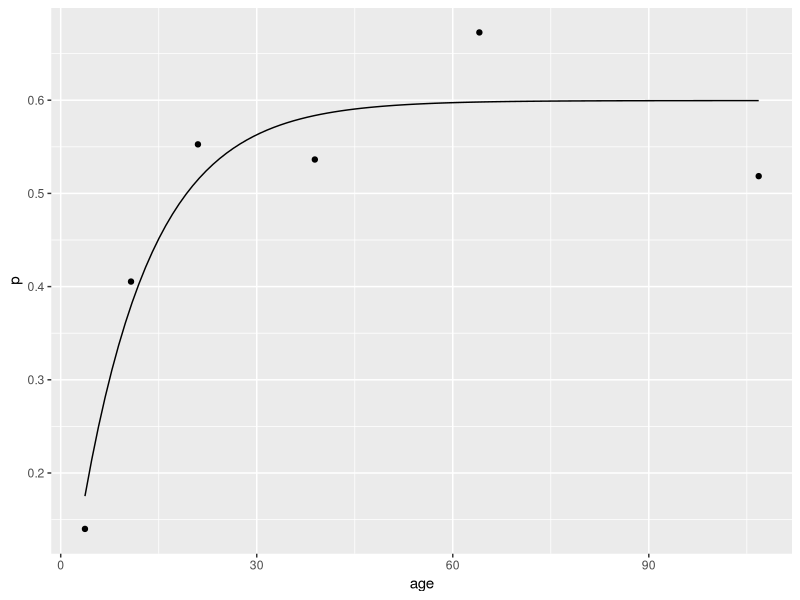
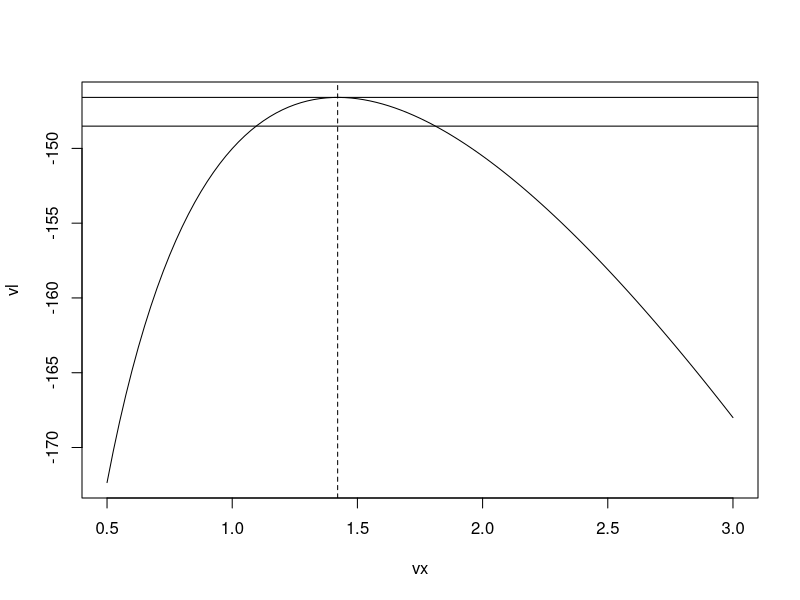
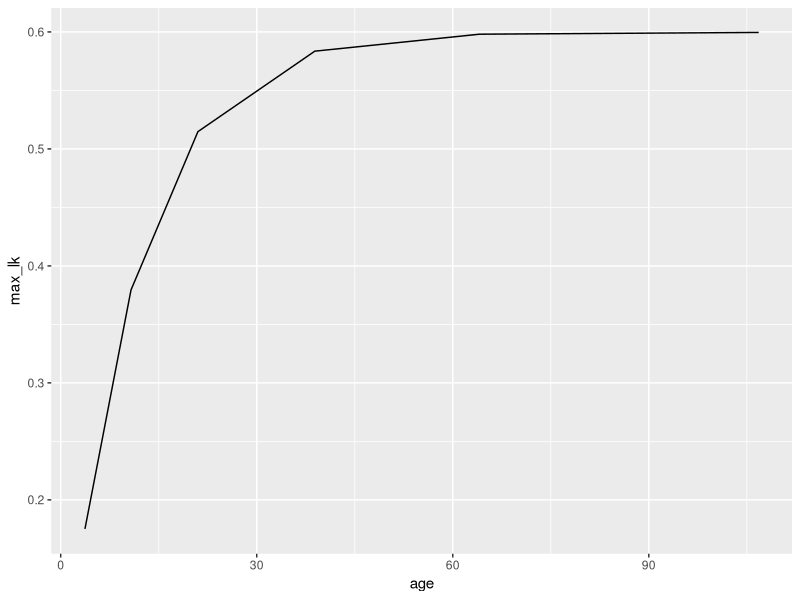
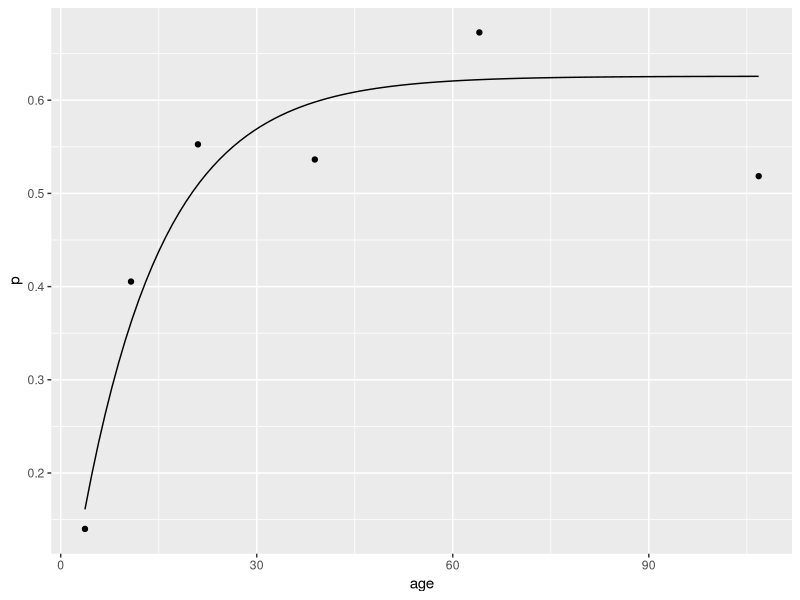

The R script that drew these images, in order:
## ---- chunk 1
knitr::opts_chunk$set(echo = TRUE)
## ---- chunk 2
library(tidyverse)
## ---- chunk 3
Lccm1 <- function(theta,data) {
  
  # theta : vector of length two, including h, r (parameters to be maximized)
  # h = seroconversion rate, r = seroreversion rate
  # (to maximize over a single parameter, e.g. h, replace theta with
  # separate args for h and r and pass an r value to the function)
  # data : data frame with columns = age / n / k

  h <- rep(theta[1],nrow(data)) #incidence rate
  r <- rep(theta[2],nrow(data)) #recovery rate
  t <- data[,1] #time(age strata)
  n <- data[,2] #number tested
  k <- data[,3] #number positive
  
  # probability of infection in time t
  p <- h/(r+h)*(1-exp(-(r+h)*t)) 
  
  # negative log likelihood function
  sum( - (k)*log(p) - (n-k)*log(1-p) )

  }
## ---- chunk 4
Lccm1c <- function(theta, r,data) {
  
  # theta : vector of length two, including h, r (parameters to be maximized)
  # h = seroconversion rate, r = seroreversion rate
  # (to maximize over a single parameter, e.g. h, replace theta with
  # separate args for h and r and pass an r value to the function)
  # data : data frame with columns = age / n / k

  h <- rep(theta,nrow(data)) #incidence rate
  r <- rep(r,nrow(data)) #recovery rate
  t <- data[,1] #time(age strata)
  n <- data[,2] #number tested
  k <- data[,3] #number positive
  
  # probability of infection in time t
  p <- h/(r+h)*(1-exp(-(r+h)*t)) 
  
  # negative log likelihood function
  sum( - (k)*log(p) - (n-k)*log(1-p) )

  }
## ---- chunk 5
#?profile
Lccm2 <- function(theta, data, r, u) {
  
  # theta : vector of length one, including h, r (parameters to be maximized)
  #         h = seroconversion rate, r = seroreversion rate
  #         (to maximize over a single parameter, e.g. h, replace theta with
  #         separate args for h and r and pass an r value to the function)
  # data : data frame with columns = age / n / k

  h <- rep(theta[1],nrow(data)) #incidence rate
  r <- rep(r,nrow(data)) #recovery rate
  x <- h/(r+h)
  y <- h + r
  t <- data[,1] #time(age strata)
  n <- data[,2] #number tested
  k <- data[,3] #number positive
  
  # probability of infection in time t
  p <- h/(r+h)*(1-exp(-(r+h)*t)) 
  
  # negative log likelihood function
  sum( - (k)*log(p) - (n-k)*log(1-p) )

  }
## ---- chunk 6
# data from Table 2 of Williams 1994

dog <- data.frame(
  age=c(3.71,10.76,21.00,38.89,64.07,106.82),
  n=c(100,74,114,110,55,27),
  k=c(14,30,63,59,37,14)
  )

# add proportion positive
library(tidyverse)
dog <- dog %>% mutate(p= k/n)

# MLE solution
dogll <- optim(c(0.1,0.1),fn=Lccm1,data=dog,hessian=TRUE)
dogll
#summary(dogll)
#?optim
## ---- chunk 7
dogll$par
sqrt(diag(solve(dogll$hessian)))
sqrt(abs(diag(solve(dogll$hessian))))
## ---- chunk 8
# confidence intervals

#https://stats.stackexchange.com/questions/27033/in-r-given-an-output-from-optim-with-a-hessian-matrix-how-to-calculate-paramet
fit <- dogll
fisher_info<-solve(-fit$hessian)
prop_sigma<-sqrt(diag(fisher_info))
prop_sigma<-diag(prop_sigma)
upper<-fit$par+1.96*prop_sigma
lower<-fit$par-1.96*prop_sigma
interval<-data.frame(value=fit$par, upper=upper, lower=lower)
interval
## ---- chunk 9
h <- dogll$par[1]
r <- dogll$par[2]

# relation plot
# plus maximum likelihood fit (t=age | estimated parameters)
ggplot(dog,aes(age,p)) +
  geom_point() +
  stat_function(fun=function(age){h/(r+h)*(1-exp(-(r+h)*age))})
## ---- chunk 10
# https://freakonometrics.hypotheses.org/20573
set.seed(1)
x=exp(rnorm(100))

log_lik=function(theta){
  a=theta[1]
  b=theta[2]
  logL=sum(log(dgamma(x,a,b)))
  return(-logL)
}

optim(c(1,1),log_lik)

prof_log_lik=function(a){
  b=(optim(1,function(z) -sum(log(dgamma(x,a,z)))))$par
  return(-sum(log(dgamma(x,a,b))))
}

vx=seq(.5,3,length=101)
vl=-Vectorize(prof_log_lik)(vx)
optim(1,prof_log_lik)

plot(vx,vl,type="l")
abline(v=optim(1,prof_log_lik)$par,lty=2)
abline(h=-optim(1,prof_log_lik)$value)
abline(h=-optim(1,prof_log_lik)$value-qchisq(.95,1)/2)
 
#segments(F$estimate[1]-1.96*F$sd[1],-170,F$estimate[1]+1.96*F$sd[1],-170,lwd=3,col="blue")
#borne=-optim(1,prof_log_lik)$value-qchisq(.95,1)/2
#(b1=uniroot(function(z) Vectorize(prof_log_lik)(z)+borne,c(.5,1.5))$root)
##[1] 1.095726
#(b2=uniroot(function(z) Vectorize(prof_log_lik)(z)+borne,c(1.25,2.5))$root)
##[1] 1.811809
## ---- chunk 11
# log likelihood profile
dog %>% 
  mutate(max_lk={h/(r+h)*(1-exp(-(r+h)*age))},
         log_lk={sum( - (k)*log(p) - (n-k)*log(1-p) )}) %>% 
  ggplot(aes(age,max_lk)) +
  geom_line()
## ---- chunk 12
# data from Table 2 of Williams 1994
dog <- data.frame(
age=c(3.71,10.76,21.00,38.89,64.07,106.82),
n=c(100,74,114,110,55,27),
k=c(14,30,63,59,37,14)
)

library(tidyverse)
dog <- dog %>% mutate(p= k/n)

#?optim
# MLE solution
dogllc <- optim(c(0.1),fn=Lccm1c,r=0.030,data=dog,hessian=TRUE)
dogllc
#summary(dogll)
## ---- chunk 13
h <- dogllc$par[1]
r <- 0.03#dogll$par[2]
ggplot(dog,aes(age,p)) +
  geom_point() +
  stat_function(fun=function(age){h/(r+h)*(1-exp(-(r+h)*age))})
